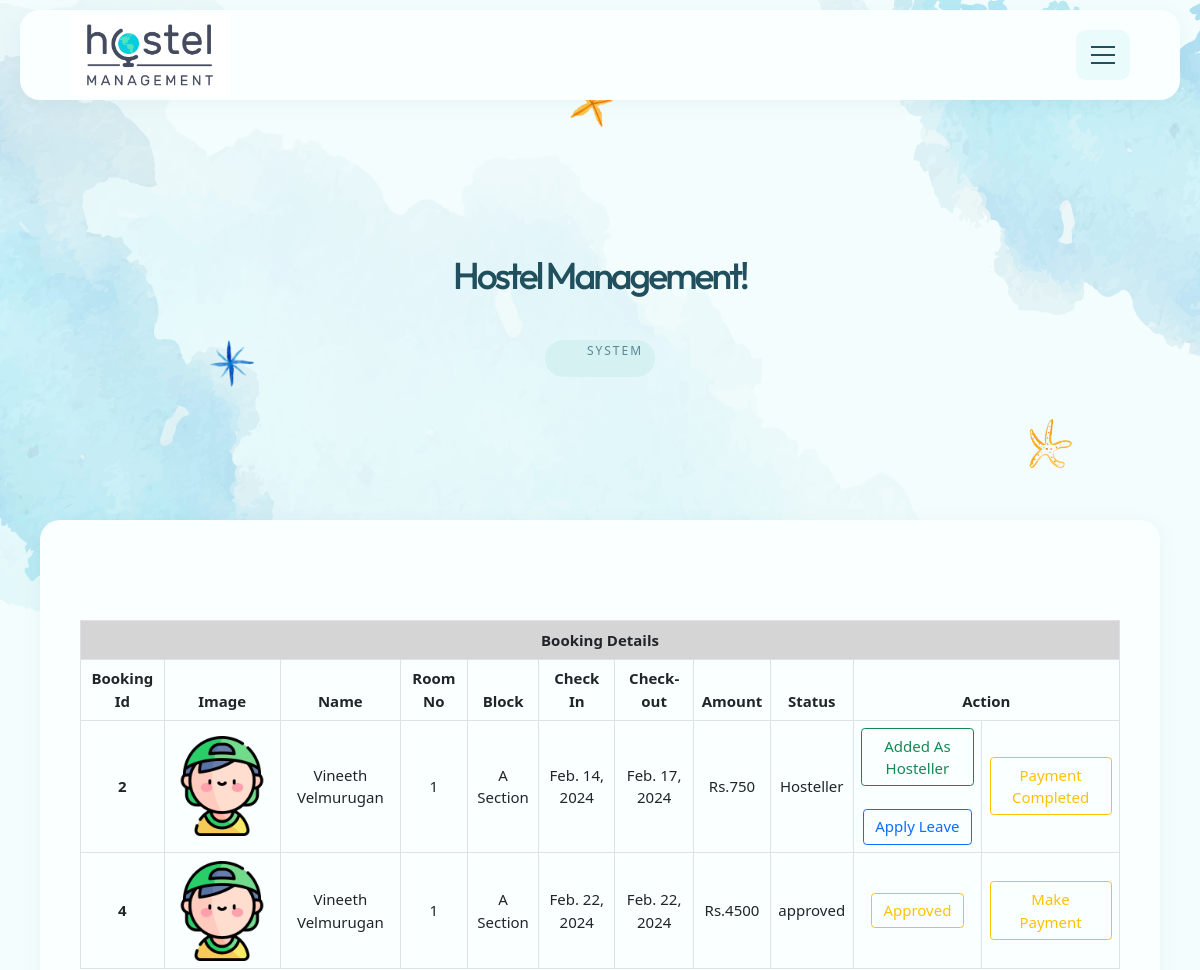
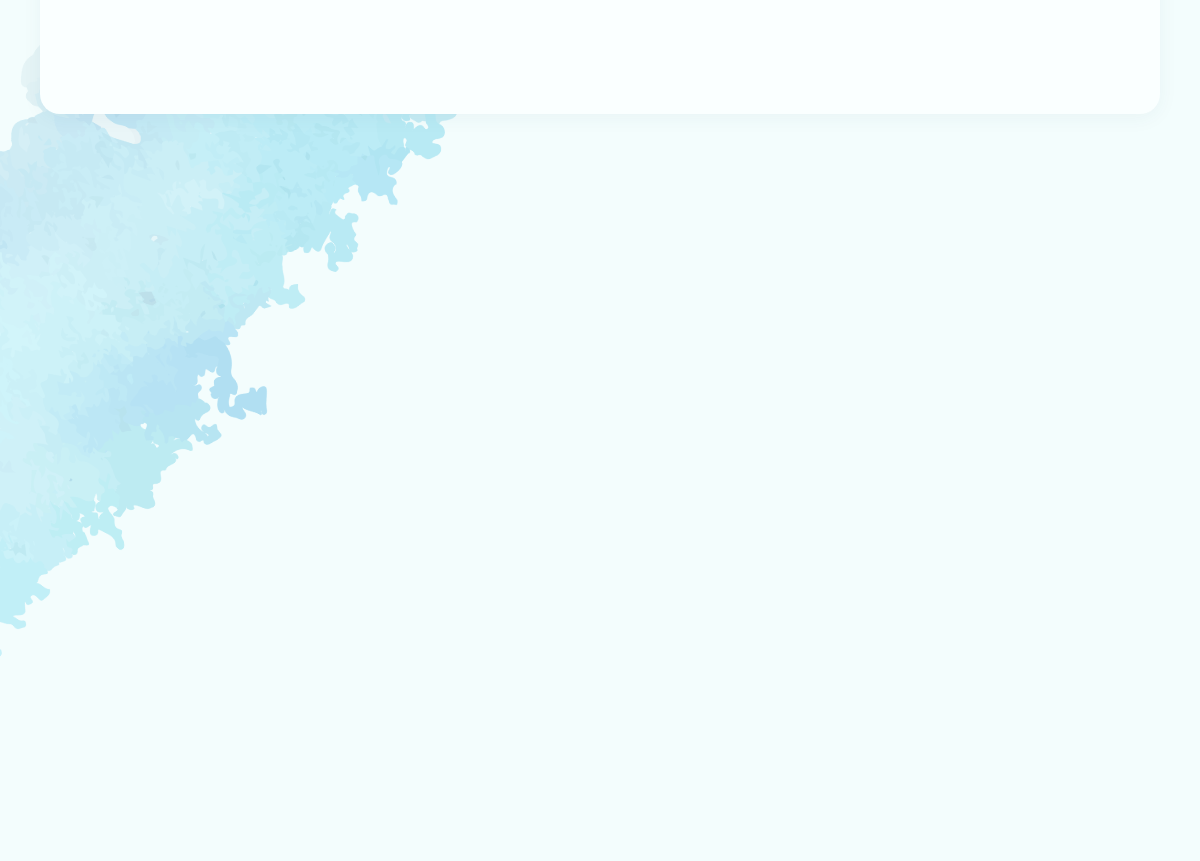
/user_view_bookings/ (signed in), run on the app's committed database (2 pictures, top to bottom).
### myapp/models.py (models this page shows)
class Room_booking(models.Model):
    check_in=models.DateField(null=True)
    check_out=models.DateField(null=True)
    adults=models.IntegerField(null=True, blank=True)
    amount=models.IntegerField(null=True, blank=True)
    date=models.DateField(auto_now_add=True, null=True, blank=True)
    status=models.CharField(max_length=100,null=True,default="Booked")
    pay_status=models.CharField(max_length=100,null=True,default="null")
    uid=models.ForeignKey(UserReg, on_delete=models.CASCADE, null=True, blank=True)
    gid=models.ForeignKey(Hosteller_reg, on_delete=models.CASCADE, null=True, blank=True)
    rid=models.ForeignKey(Rooms,on_delete=models.CASCADE, null=True, blank=True)
    type=models.CharField(max_length=100,null=True)

class UserReg(models.Model):
    name = models.CharField(max_length=100, null=True)
    email = models.EmailField(max_length=100, null=True)
    phone = models.IntegerField(null=True, blank=True)
    address = models.CharField(max_length=300, null=True)
    image = models.ImageField(null=True, upload_to="profile")
    loginid = models.ForeignKey(Login, on_delete=models.CASCADE, null=True)

class Rooms(models.Model):
    name = models.CharField(max_length=100, null=True)
    block=models.ForeignKey(Blocks, blank=True,on_delete=models.CASCADE,default=0)
    price = models.IntegerField(null=True, blank=True)
    room_no = models.CharField(max_length=300, blank=True)
    no_of_adults = models.CharField(max_length=300, blank=True)
    size = models.CharField(max_length=300, blank=True)
    image = models.FileField(upload_to='room_images/',default="image")
    image2 = models.FileField(upload_to='room_images/',default="image1")
    image3 = models.FileField(upload_to='room_images/',default="image2")
    description = models.CharField(max_length=300, null=True)
    type = models.CharField(max_length=300, null=True)

class Blocks(models.Model):
    name = models.CharField(max_length=100, null=True)
    image = models.ImageField(upload_to='block_images/')
    block_no = models.CharField(max_length=300, blank=True)
    no_of_rooms = models.IntegerField(default=0)
    description = models.CharField(max_length=300, null=True)

### myapp/views.py (the view)
# urls.py: path('user_view_bookings/',views.user_view_bookings),
def user_view_bookings(request):
    uid = request.session["uid"]
    Uid = UserReg.objects.get(loginid=uid)
    bookings = Room_booking.objects.filter(type="Monthly", uid=Uid)
    print(bookings, "Bookings")
    return render(request, "User/user_bookings.html", {"bookings": bookings})

### template/User/user_bookings.html (shortened to what this page needs)
{% extends 'Guest/common.html' %}
{% load static %}
{% block header %}
<link href="https://cdn.jsdelivr.net/npm/bootstrap@5.0.2/dist/css/bootstrap.min.css" rel="stylesheet"
>
<div class="mil-content-pad mil-p-100-100">
    <div class="container">
        <table class="table table-bordered" id="table">
            <thead>
                <tr>
                    <th colspan="11" style="background-color: rgb(213, 213, 213);">Booking Details</th>
                </tr>
                <tr>
                    <th scope="col">Booking Id</th>
                    <th scope="col">Image</th>
                    <th scope="col">Name</th>
                    <th scope="col">Room No</th>
                    <th scope="col">Block</th>
                    <th scope="col">Check In</th>
                    <th scope="col">Check-out</th>
                    <th scope="col">Amount</th>
                    <th scope="col">Status</th>
                    <th scope="col" colspan="2">Action</th>
                </tr>
            </thead>
            <tbody>
                {% for i in bookings %}
                <tr>
                    <th scope="row">{{i.id}}</th>
                    <td><img src="/static/media/{{i.uid.image}}" alt="" width="100px"></td>
                    <td>{{i.uid.name}}</td>
                    <td>{{i.rid.room_no}}</td>
                    <td>{{i.rid.block.name}}</td>
                    <td>{{i.check_in}}</td>
                    <td>{{i.check_out}}</td>
                    <td>Rs.{{i.amount}}</td>
                    <td>{{i.status}}</td>
                    {% if i.status == "approved" %}
                    <td>
                        <a class="btn btn-outline-warning">Approved</a>
                    </td>
                    {% elif i.status == "Booked" %}
                    <td>
                        <a class="btn btn-outline-success">Booked</a>
                    </td>
                    {% elif i.status == "Hosteller" %}
                    <td>
                        <a class="btn btn-outline-success">Added As Hosteller</a>
                        <br><br>
                        <a href="/user_apply_leave" class="btn btn-outline-primary">Apply Leave</a>
                    </td>
                    {% else %}
                    <td>
                        <a class="btn btn-outline-danger">Declined</a>
                    </td>
                    {% endif %}
                    {% if i.pay_status == "null" %}
                    <td>
                        <a href="/make_payment?bid={{i.id}}" class="btn btn-outline-warning">Make Payment</a>
                    </td>
                    {% else %}
                    <td>
                        <a class="btn btn-outline-warning">Payment Completed</a>
                    </td>
                    {% endif %}
                </tr>
                {% endfor %}
            </tbody>
        </table>
    </div>
</div>
{% endblock %}

### static/css/style.css (style rules this page uses)
*,:after,:before { -webkit-box-sizing:border-box;box-sizing:border-box;padding:0;margin:0 }
body,html { padding:0;margin:0;font-family:"Outfit",sans-serif;font-size:15px;font-weight:300;color:rgb(90,134,149);line-height:150%;-ms-scroll-chaining:none;overscroll-behavior:none;scroll-behavior:smooth }
.container { position:relative;z-index:1 }
.mil-content-pad { position:relative;z-index:2;background-color:rgb(250,255,255);border-radius:20px;-webkit-box-shadow:0px 4px 20px rgba(32,79,94,0.05);box-shadow:0px 4px 20px rgba(32,79,94,0.05);margin-left:40px;width:calc(100% - 80px) }
.mil-p-100-100 { padding-top:100px;padding-bottom:100px }

### template/User/user_bookings.html (style rules this page uses)
#table { text-align: center !important; vertical-align: middle; }

### data on the page
Room_booking: id "2", uid.image (picture), uid.name "Vineeth Velmurugan", rid.room_no "1", rid.block.name "A Section", check_in "Feb. 14, 2024", check_out "Feb. 17, 2024", amount "750", status "Hosteller", shows "Added As Hosteller", pay_status "Payment Completed"
Room_booking: id "4", uid.image (picture), uid.name "Vineeth Velmurugan", rid.room_no "1", rid.block.name "A Section", check_in "Feb. 22, 2024", check_out "Feb. 22, 2024", amount "4500", status "approved", shows "Approved"
